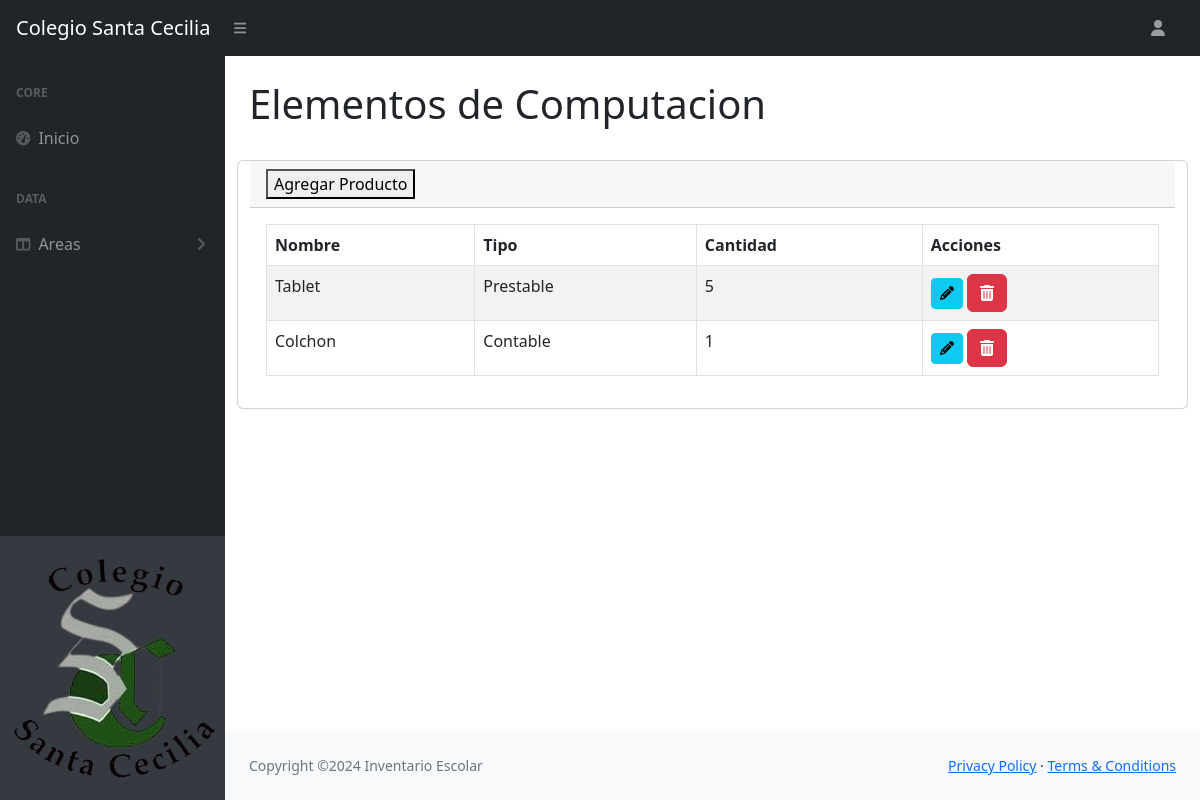
The page /computacion/ on the database as committed earlier.
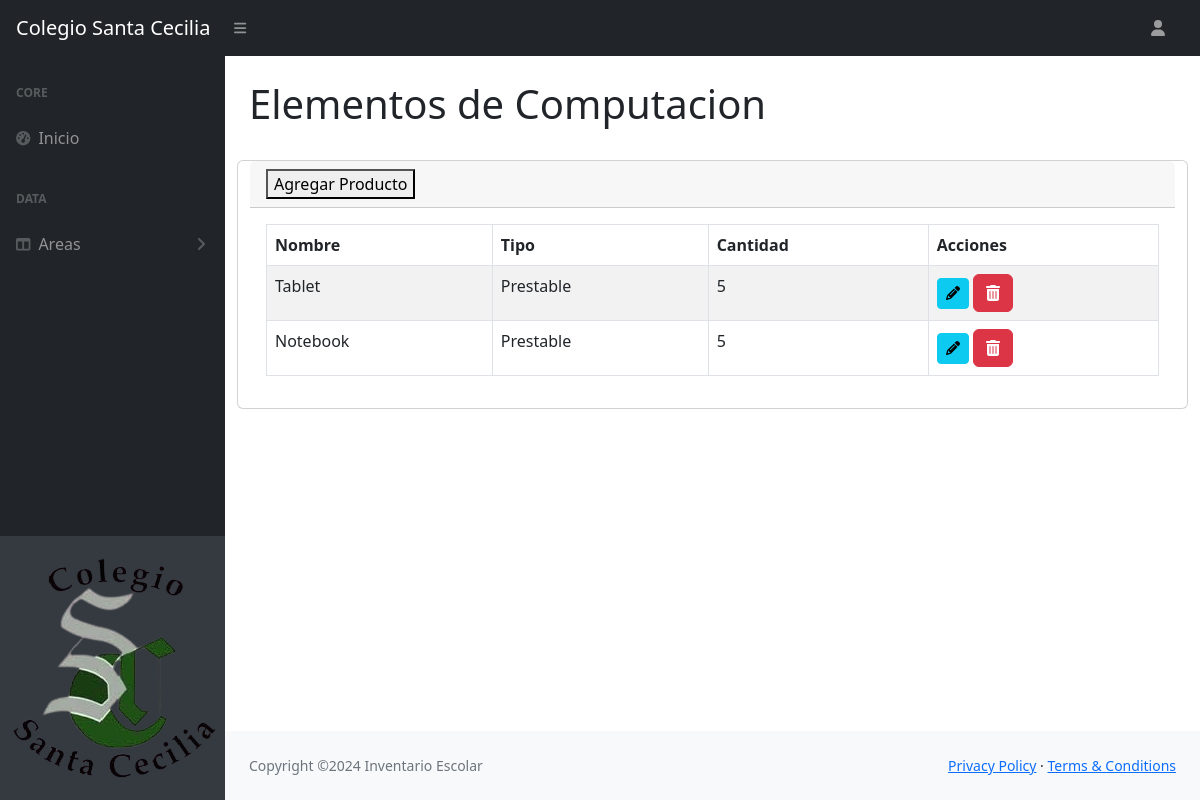
The same page on the database as committed later.
### Core/models.py (models this page shows, shortened)
class Computacion(models.Model):
    id_material = models.AutoField(primary_key=True)
    nombre_material = models.CharField(max_length=255)
    tipo_material = models.CharField(max_length=255)
    cantidad_material = models.IntegerField()

### Core/views.py (the view)
# urls.py: path('computacion/', computacion, name='computacion'),
def computacion(request):
    productos = Computacion.objects.all()
    data = {'productos': productos}
    return render(request, 'Core/computacion.html', data)

### Core/templates/Core/computacion.html (shortened to what this page needs)
{% extends 'Core/index.html' %}
{% load static %}
{% block contenido %}
<div class="container-fluid px-4">
    <h1 class="mt-4">Elementos de Computacion</h1>
    <div class="row">
        <div class="card mb-4">
            <div class="card-header">
                <a href="{% url 'agregar' %}" class="floating-btn">
                    <button class="custom-btn">Agregar Producto</button>
                </a>
            </div>
            <div class="card-body">
                <table id="computacionTable" class="table table-striped table-bordered">
                    <thead>
                        <tr>
                            <th>Nombre</th>
                            <th>Tipo</th>
                            <th>Cantidad</th>
                            <th>Acciones</th>
                        </tr>
                    </thead>
                    <tbody>
                        {% for producto in productos %}
                        <tr>
                            <td>{{ producto.nombre_material }}</td>
                            <td>{{ producto.tipo_material }}</td>
                            <td class="cantidad">{{ producto.cantidad_material }}</td>
                            <td><a href="{% url 'modificar' id=producto.id_material %}" class="btn btn-info btn-sm" aria-label="Modificar producto {{ producto.nombre_material }}"><i class="fas fa-pencil-alt"></i></a>
                            <a href="{% url 'eliminar' id=producto.id_material %}" class="btn btn-danger" aria-label="Eliminar producto {{ producto.nombre_material }}"><i class="fas fa-trash-alt"></i></a></td>
                        </tr>
                        {% empty %}
                        <tr>
                            <td colspan="4">No hay productos disponibles.</td>
                        </tr>
                        {% endfor %}
                    </tbody>
                </table>
            </div>
        </div>
    </div>
</div>
{% endblock %}

Rows that differ between the two databases and show on the page:
removed Computacion: nombre_material "Colchon", tipo_material "Contable", cantidad_material "1"
added Computacion: nombre_material "Notebook", tipo_material "Prestable", cantidad_material "5"
